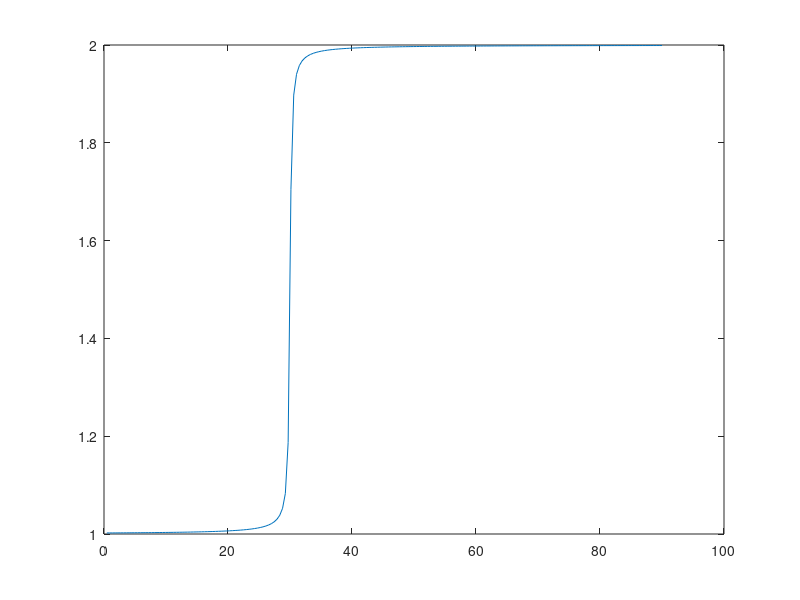

Here is the MATLAB script that generated this plot:
clc;
clear;

Pmax=2;
Pmin=1;
for i = 1:200
    beta(i) = 90*i/200;
    PDF(i) = 0.5*(Pmax+Pmin)+(Pmax-Pmin)/pi*atan(5*(beta(i)-30));

end
plot(beta, PDF);